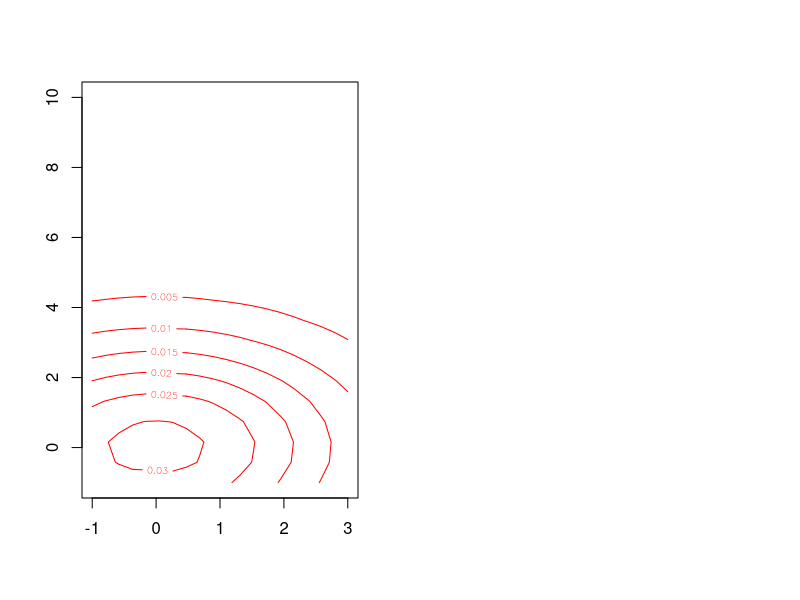

The R source for this figure: (Note: this script raises an error after producing the figure.)
ecmo2Data = matrix(c(9, 0, 6, 4), nrow=2)

lik2 = function(ab) {
  a = ab[1]; b = ab[2]
  p = antilogit(a + b*(1:0))
  prod(p^ecmo2Data[1,] * (1-p)^ecmo2Data[2,])
} 
require("mvtnorm")
prior2 = function(ab, a0=0, b0=0, va=5, vab=0, vb=5)
  dmvnorm(ab, c(a0, b0), 
          matrix(c(va, vab, vab, vb), nrow=2))
par(mfrow=c(1,2))
avec = seq(-1, 3, length.out=20)
bvec = seq(-1, 10, length.out=20)
abgrid = expand.grid(avec, bvec)
prior2Matrix = matrix(prior2(abgrid), nrow=length(avec))
contour(avec, bvec, prior2Matrix, col="red")
lik2Matrix = matrix(apply(abgrid, 1, lik2), nrow=length(avec))
contour(avec, bvec, lik2Matrix, add=T, col="blue")

posterior2Matrix = prior2Matrix * lik2Matrix
contour(avec, bvec, posterior2Matrix, col="green")

